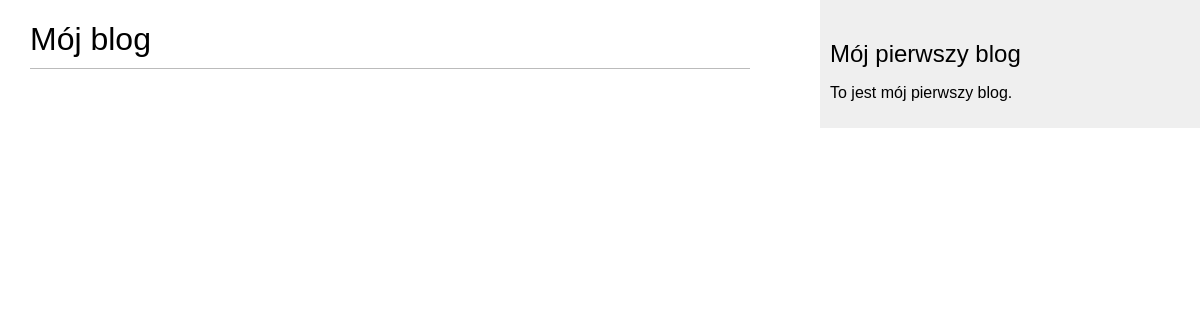
The page /blog/ on the database as committed earlier.
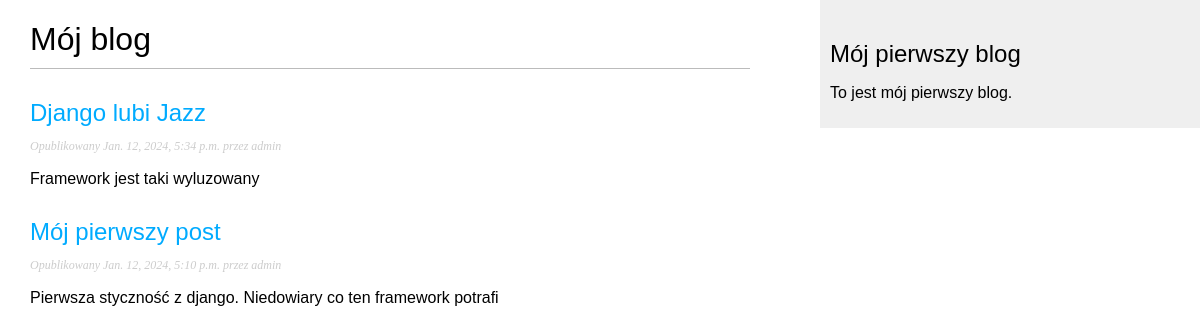
The same page on the database as committed later.
### blog/models.py (models this page shows, shortened)
class Post(models.Model):
    class Status(models.TextChoices):
        DRAFT = 'DF', 'Roboczy'
        PUBLISHED = 'PB', 'Opublikowany'
    title = models.CharField(max_length=250)
    slug = models.SlugField(max_length=250)
    author = models.ForeignKey(User, on_delete=models.CASCADE, related_name='blog_post')
    body = models.TextField()
    publish = models.DateTimeField(default=timezone.now)
    created = models.DateTimeField(auto_now_add=True)
    updated = models.DateTimeField(auto_now=True)
    status = models.CharField(max_length=2, choices=Status.choices, default=Status.DRAFT)
    object = models.Manager()
    published = PublishedManager()
    class Meta:
        ordering = ['-publish']
        indexes = [
            models.Index(fields=['-publish']),
        ]

### blog/views.py (the view)
# urls.py: path("", views.post_list, name="post_list"),
def post_list(request):
    posts = Post.published.all()
    return render(request, "blog/post/list.html", {"posts": posts})

### blog/models.py (called while the page is built)
    def get_queryset(self):
        return super().get_queryset() \
            .filter(status=Post.Status.PUBLISHED)

### blog/templates/blog/post/list.html (shortened to what this page needs)
{% extends "blog/base.html" %}
{% block content %}
    <h1>Mój blog</h1>
    {% for post in posts %}
    <h2>
        <a href="{% url 'blog:post_detail' post.id %}"> {{ post.title }}</a>
    </h2>
    <p class="date">
        Opublikowany {{ post.publish }} przez {{ post.author }}
    </p>
    {{ post.body|truncatewords:30|linebreaks }}
{% endfor %}
{% endblock %}

### blog/templates/blog/base.html (shortened to what this page needs)
{% load static %}
{{ '<' }}{{ '!DOCTYPE html>' }}
<html>
<head>
    <link href="{% static 'css/blog.css' %}" rel="stylesheet">
</head>
<body>
<div id="content">
    {% block content %}
    {% endblock %}
</div>
<div id="sidebar">
    <h2>Mój pierwszy blog</h2>
    <p>To jest mój pierwszy blog.</p>
</div>
</body>
</html>

### blog/static/css/blog.css (style rules this page uses)
body { margin:0; padding:0; font-family:helvetica, sans-serif; }
a { color:#00abff; text-decoration:none; }
h1 { font-weight:normal; border-bottom:1px solid #bbb; padding:0 0 10px 0; }
h2 { font-weight:normal; margin:30px 0 0; }
#content { float:left; width:60%; padding:0 0 0 30px; }
#sidebar { float:right; width:30%; padding:10px; background:#efefef; height:100%; }
p.date { color:#ccc; font-family: georgia, serif; font-size: 12px; font-style: italic; }

Rows that differ between the two databases and show on the page:
added Post: title "Django lubi Jazz", publish "Jan. 12, 2024, 5:34 p.m.", author "admin", body "Framework jest taki wyluzowany"
added Post: title "Mój pierwszy post", publish "Jan. 12, 2024, 5:10 p.m.", author "admin", body "Pierwsza styczność z django. Niedowiary co ten framework potrafi"
